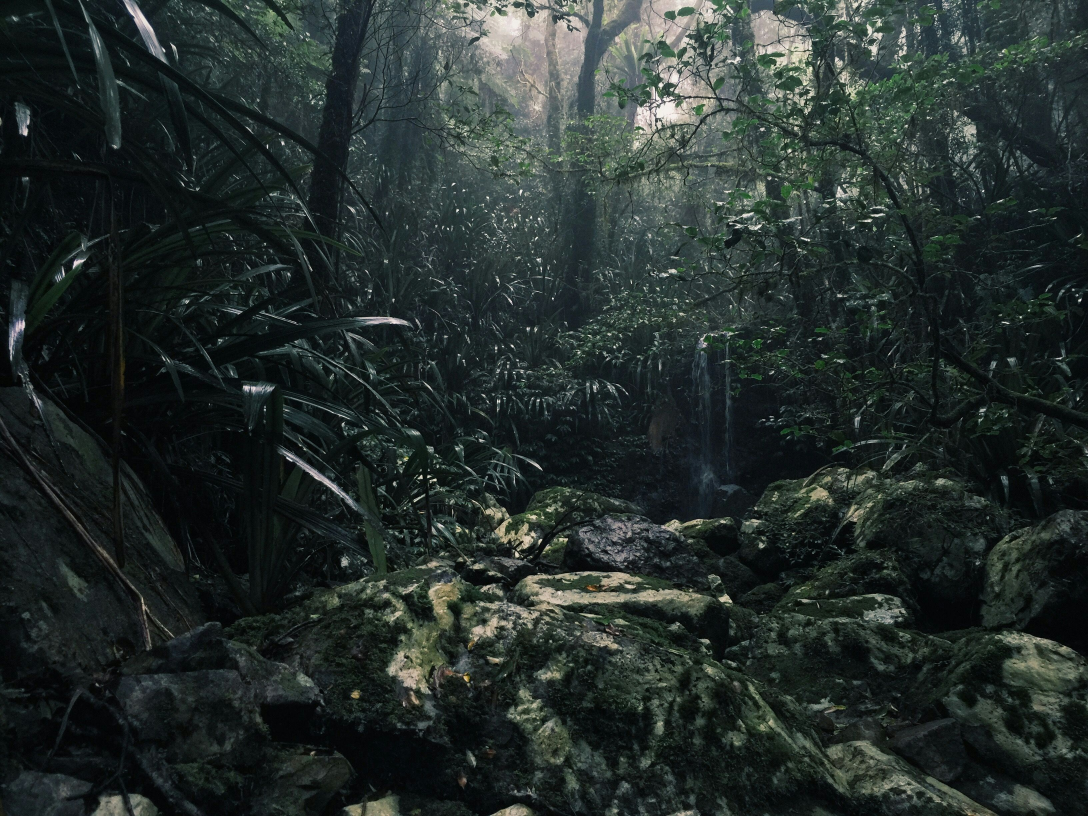
#> input picture branding/assets/productos/fondo-bosque.jpg, 3264 x 2448 px (shown at 1/3 size)
$ python compose-hero-images.py ../productos/fondo-bosque.jpg
#> lines starting #> are read from the running program, lines starting #| are printed output that depends on the picture
"""
Genera las imágenes "hero" (primarias) de cada producto: producto recortado
con rembg, compuesto sobre fondo-bosque.jpg con blur y oscurecimiento sutil
para que el producto resalte.

También conserva las imágenes "clean" (fondo blanco, secundarias) ya
generadas por clean-product-photos.py — solo las mueve a una subcarpeta.

Salidas:
    web/maqueta/public/img/products/catalogo/hero/<slug>.jpg    (primarias)
    web/maqueta/public/img/products/catalogo/clean/<slug>.jpg   (secundarias)

Uso:
    cd /root/lasercrafts
    python3 branding/assets/scripts/compose-hero-images.py [--force]

Reusa el modelo u2net de rembg (ya descargado por clean-product-photos.py).
"""
import sys
import shutil
from pathlib import Path
from io import BytesIO

from PIL import Image, ImageOps, ImageFilter, ImageEnhance
from rembg import remove, new_session

# --- Paths -----------------------------------------------------------------
ROOT = Path(__file__).resolve().parents[3]
FOTOS_DIR = ROOT / "branding/assets/productos/fotos"
FONDO = ROOT / "branding/assets/productos/fondo-bosque.jpg"
SITE_DIR = ROOT / "web/maqueta/public/img/products/catalogo"
HERO_DIR = SITE_DIR / "hero"
CLEAN_DIR = SITE_DIR / "clean"
HERO_DIR.mkdir(parents=True, exist_ok=True)
CLEAN_DIR.mkdir(parents=True, exist_ok=True)

OUT_SIDE = 1100             # lado de la imagen hero final (cuadrada)
# El "tamaño visual" del producto se mide por su DIAGONAL, no por su
# dimensión más larga. Así un set de medallas anchas-y-bajas se ve igual
# de "grande" que un cofre vertical, y la grilla queda uniforme.
PRODUCT_DIAGONAL_PCT = 0.62  # diagonal objetivo del producto / diagonal del canvas
# Cap: ningún lado del producto excede este porcentaje del lado del cuadrado.
# Da el "aire" visible alrededor del producto.
PRODUCT_MAX_SIDE_PCT = 0.68
BLUR_PX = 12                # blur del fondo (suaviza detalle)
DARKEN = 0.78               # multiplicar fondo por (0–1) para oscurecer
SHADOW_OFFSET = (10, 24)    # px de desplazamiento de la sombra del producto
SHADOW_BLUR = 28
SHADOW_OPACITY = 110        # 0–255

PHOTO_FOR = {
    "posavasos-valdivia":          "20260328_123630(1).jpg",
    "posavasos-fauna-nativa":      "20260531_135930.jpg",
    "set-posavasos-geometricos":   "20260328_122332.jpg",
    "bandeja-portavasos":          "20260328_115416.jpg",
    "cofre-tapa-hojas":            "20260328_110045.jpg",
    "cofre-cuadrado-firma":        "20260328_122332.jpg",
    "soporte-celular-plegable":    "20260328_123021.jpg",
    "soporte-celular-engranaje":   "20260328_162735.jpg",
    "pins-imanes-naturaleza":      "20260328_111352.jpg",
    "llaveros-fauna-nativa":       "20260531_130739.jpg",
    "marcapaginas-fauna":          "20260531_130023.jpg",
    "cuadro-3d-pez-betta":         "20260328_111942.jpg",
    "cuadro-3d-manga":             "20260328_113614.jpg",
    "carta-pokemon-3d":            "20260328_123148.jpg",
    "medallas-pokemon":            "20260328_111549.jpg",
    "casa-halloween-armable":      "20260328_114526.jpg",
    "placa-direccion-escena":      "20260328_120002.jpg",
    "letrero-exterior-tienda":     "20260328_115809.jpg",
    "expositor-hot-wheels":        "IMG-20260328-WA0058.jpg",
}

FORCE = "--force" in sys.argv

# --- Paso 1: mover las "clean" actuales a clean/ ---------------------------
moved = 0
for slug in PHOTO_FOR:
    old = SITE_DIR / f"{slug}.jpg"
    new = CLEAN_DIR / f"{slug}.jpg"
    if old.exists() and not old.is_dir():
        if new.exists() and not FORCE:
            old.unlink()
        else:
            shutil.move(str(old), str(new))
        moved += 1
print(f"Movidas {moved} imágenes 'clean' a {CLEAN_DIR.relative_to(ROOT)}")

# --- Paso 2: preparar fondo base (recorte cuadrado + blur + oscurecimiento)
print("Preparando fondo bosque (crop cuadrado + blur + oscurecer)...")
with Image.open(FONDO) as f_orig:
#> f_orig is the input picture: PIL image 3264x2448 RGB; mean R, G, B 37.7, 47, 44.5
    f_orig = ImageOps.exif_transpose(f_orig).convert("RGB")
    w, h = f_orig.size
#> w = 3264; h = 2448
    side = min(w, h)
#> side = 2448
    left = (w - side) // 2
#> left = 408
    top = (h - side) // 2
#> top = 0
    f_sq = f_orig.crop((left, top, left + side, top + side))
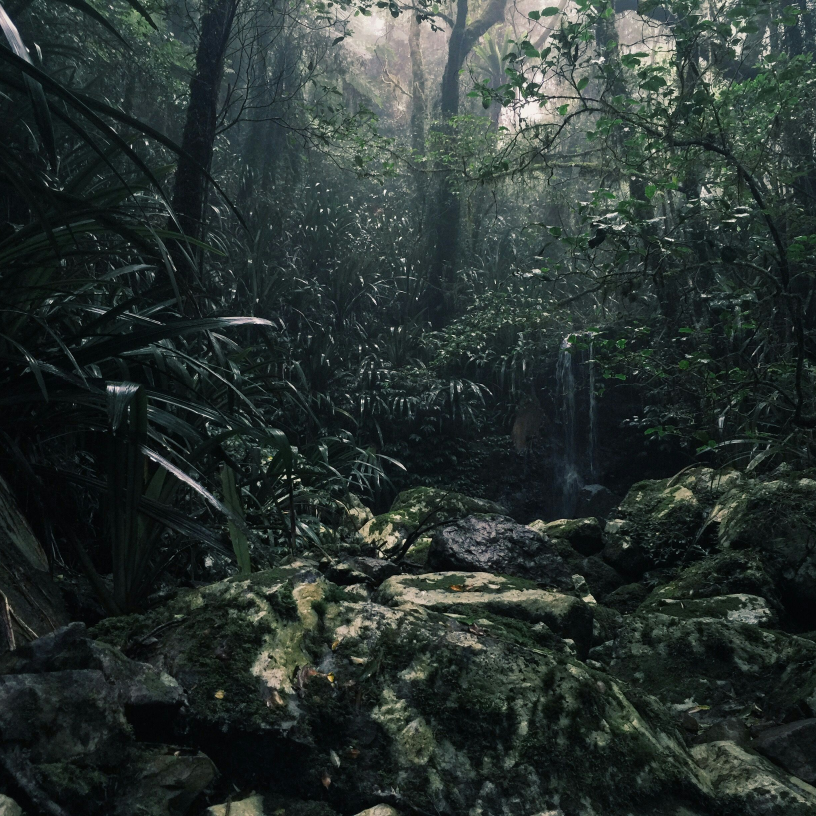
#> f_sq: PIL image 2448x2448 RGB (shown at 1/3 size); mean R, G, B 42.4, 52.2, 49.1
    # Redimensionar a OUT_SIDE * 1.05 antes del blur (más detalle en el resize final)
    f_sq = f_sq.resize((int(OUT_SIDE * 1.05),) * 2, Image.LANCZOS)
#> f_sq: PIL image 1155x1155 RGB
    # Blur
    f_blur = f_sq.filter(ImageFilter.GaussianBlur(radius=BLUR_PX))
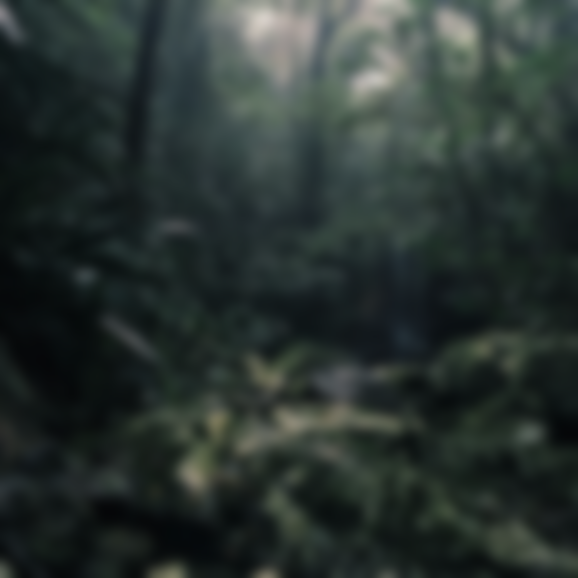
#> f_blur: PIL image 1155x1155 RGB (shown at 1/2 size); mean R, G, B 42.5, 52.2, 49.1
    # Oscurecer
    f_dark = ImageEnhance.Brightness(f_blur).enhance(DARKEN)
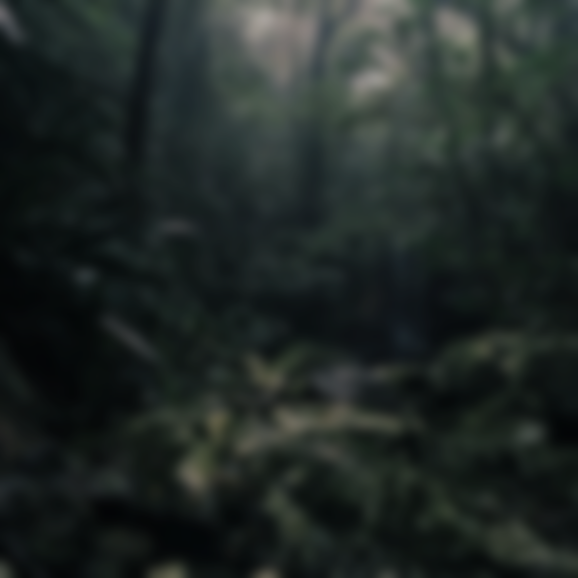
#> f_dark: PIL image 1155x1155 RGB (shown at 1/2 size); mean R, G, B 32.6, 40.2, 37.8
    # Crop centrado al tamaño final
    cs = (f_dark.size[0] - OUT_SIDE) // 2
#> cs = 27
    fondo_listo = f_dark.crop((cs, cs, cs + OUT_SIDE, cs + OUT_SIDE))
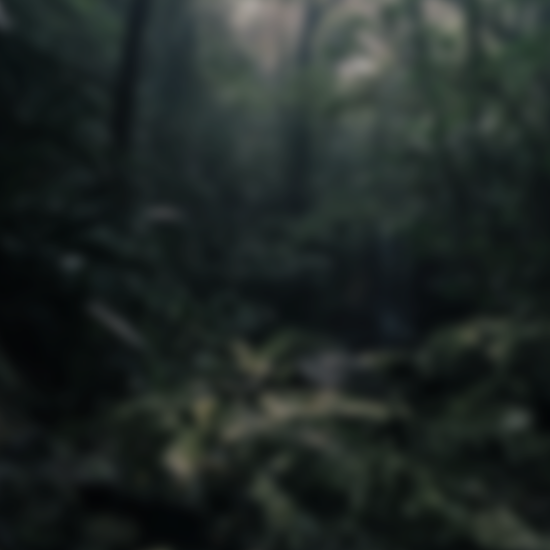
#> fondo_listo: PIL image 1100x1100 RGB (shown at 1/2 size); mean R, G, B 32.6, 40.2, 37.8
print("OK fondo listo.\n")

# --- Paso 3: rembg session -------------------------------------------------
print("Cargando rembg (u2net)...")
#> (the run stopped early here; a loop or call above may not have finished)
